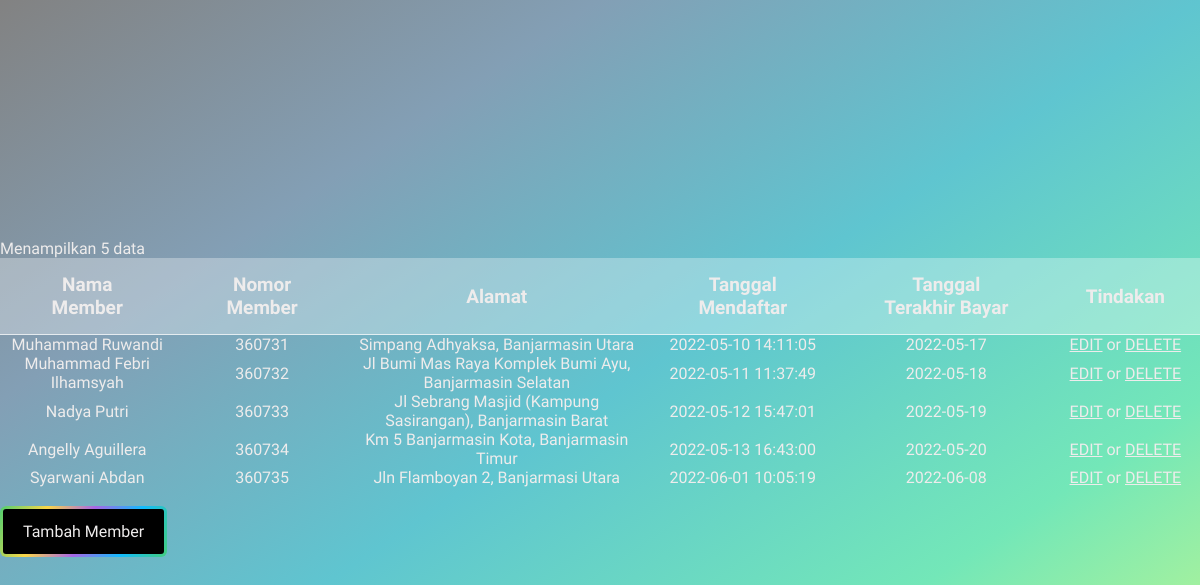
The page /Member.php on the database its author committed.
### tables this page shows
CREATE TABLE `member` (
  `id_member` int(11) NOT NULL,
  `nama` varchar(250) NOT NULL,
  `nomor_member` varchar(15) NOT NULL,
  `alamat` text NOT NULL,
  `tgl_mendaftar` datetime NOT NULL,
  `tgl_terakhir_bayar` date NOT NULL
);

### Koneksi.php (called while the page is built)
<?php
function connect()
{
    try {
        $pdo_connect = new PDO(
            'mysql:host=localhost;dbname=prak501',
            'root',
            '',
            array(PDO::ATTR_ERRMODE, PDO::ERRMODE_EXCEPTION, PDO::ATTR_PERSISTENT => true)
        );
    } catch (PDOException $exc) {
        print "Error on PDO/Koneksi.php" . $exc->getMessage() . "<br/>";
        die();
    }
    return $pdo_connect;
}

### Model.php (the view, shortened to what this page needs)
<?php
require("./Koneksi.php");
function showData($tabel){
    $statement = connect()->prepare("SELECT * FROM $tabel");
    $statement->execute();
    $returns = $statement->fetchAll();
    if (!empty($returns)) {
        if ($tabel == "buku") {
            foreach ($returns as $row) {
                echo "<tr>";
                echo "<td>" . $row['judul_buku'] . "</td>";
                echo "<td>" . $row['penulis'] . "</td>";
                echo "<td>" . $row['penerbit'] . "</td>";
                echo "<td>" . $row["tahun_terbit"] . "</td>";
                echo "<td>";
                echo "<a href='FormBuku.php?id_buku=" . $row['id_buku'] . "' color=\"green\">EDIT</a>";
                echo " or ";
                echo "<a href='Buku.php?id_buku=" . $row['id_buku'] . "' onclick=\"return confirm('Are you sure to delete this data?')\" color=\"red\">DELETE</a>";
                echo "</td>";
                echo "</tr>";
            }
            echo "Menampilkan ".count($returns)." data";
        }
        elseif ($tabel == "member") {
            foreach ($returns as $row) {
                echo "<tr>";
                echo "<td>" . $row['nama'] . "</td>";
                echo "<td>" . $row['nomor_member'] . "</td>";
                echo "<td>" . $row['alamat'] . "</td>";
                echo "<td>" . $row["tgl_mendaftar"] . "</td>";
                echo "<td>" . $row["tgl_terakhir_bayar"] . "</td>";
                echo "<td>";
                echo "<a href='FormMember.php?id_member=" . $row['id_member'] . "' color=\"green\">EDIT</a>";
                echo " or ";
                echo "<a href='Member.php?id_member=" . $row['id_member'] . "' onclick=\"return confirm('Are you sure to delete this data?')\" color=\"red\">DELETE</a>";
                echo "</td>";
                echo "</tr>";
            }
        }
    }
}

### Member.php (style rules this page uses)
* { padding: 0; margin: 0; box-sizing: border-box; font-family: 'Patrick Hand', cursive; color: rgb(238, 236, 236); }
body { width: 100%; height: 100vh; background-image: linear-gradient(to right bottom, #828282, #839fb5, #5fc5d0, #73e7b8, #d6fb84); display: flex; align-items: center; justify-content: space-around; flex-direction: column; }

### rows shown on the page
member: nama "Muhammad Ruwandi", nomor_member "360731", alamat "Simpang Adhyaksa, Banjarmasin Utara", tgl_mendaftar "2022-05-10 14:11:05", tgl_terakhir_bayar "2022-05-17"
member: nama "Muhammad Febri Ilhamsyah", nomor_member "360732", alamat "Jl Bumi Mas Raya Komplek Bumi Ayu, Banjarmasin Selatan", tgl_mendaftar "2022-05-11 11:37:49", tgl_terakhir_bayar "2022-05-18"
member: nama "Nadya Putri", nomor_member "360733", alamat "Jl Sebrang Masjid (Kampung Sasirangan), Banjarmasin Barat", tgl_mendaftar "2022-05-12 15:47:01", tgl_terakhir_bayar "2022-05-19"
member: nama "Angelly Aguillera", nomor_member "360734", alamat "Km 5 Banjarmasin Kota, Banjarmasin Timur", tgl_mendaftar "2022-05-13 16:43:00", tgl_terakhir_bayar "2022-05-20"
member: nama "Syarwani Abdan", nomor_member "360735", alamat "Jln Flamboyan 2, Banjarmasi Utara", tgl_mendaftar "2022-06-01 10:05:19", tgl_terakhir_bayar "2022-06-08"
